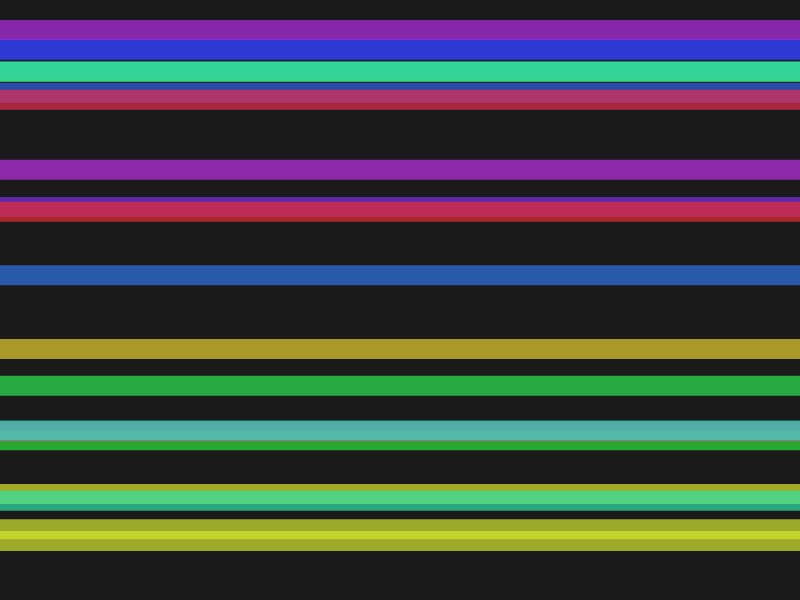
Frame 1 (no input)
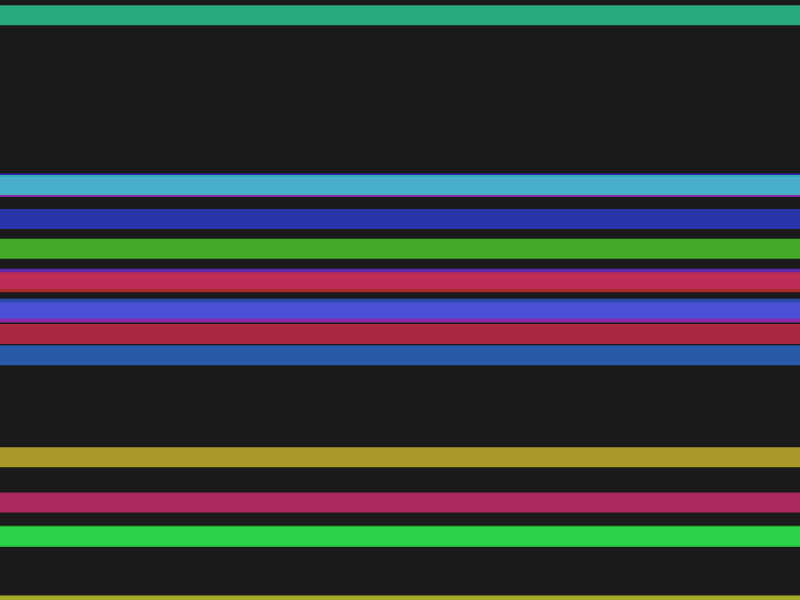
Frame 60 (no input)
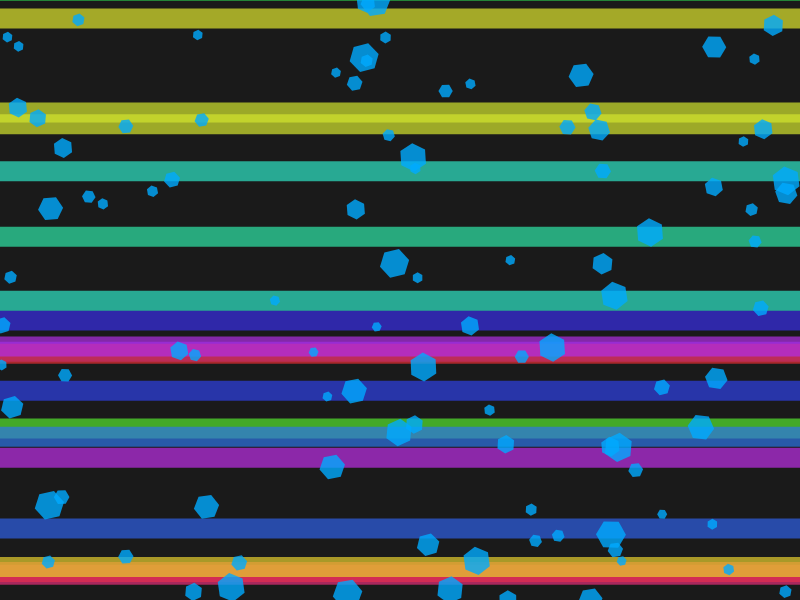
Frame 120 (the mouse pressed at the canvas centre since frame 60)

The p5.js sketch that drew these frames (run headless with seeded random() and noise() and a simulated clock; from frame 60 on, the mouse is pressed at the canvas centre):

// p5.js sketch
// ── sketch.js
let stripes = [];
let crystalPattern = [];
let time = 0;
let pause = false;

function setup() {
  createCanvas(800, 600);
  colorMode(HSB, 360, 100, 100, 1);
  
  // Initialize stripes
  for (let i = 0; i < 20; i++) {
    stripes.push({
      y: random(height),
      speed: random(1, 4),
      width: random(50, 200),
      hue: random(360)
    });
  }

  // Initialize crystal pattern
  for (let i = 0; i < 100; i++) {
    crystalPattern.push({
      x: random(width),
      y: random(height),
      size: random(5, 20),
      angle: random(TWO_PI),
      speed: random(0.01, 0.03)
    });
  }
}

function draw() {
  background(0, 0, 10);
  
  time += 0.02;
  
  // Draw moving stripes
  for (let stripe of stripes) {
    stripe.y += stripe.speed;
    if (stripe.y > height + 50) stripe.y = -50;
    
    fill(stripe.hue, 80, 90, 0.7);
    noStroke();
    rect(0, stripe.y, width, 20);
  }
  
  // Occasionally pause
  if (frameCount % 120 === 0) {
    pause = true;
  } else if (pause && frameCount % 30 === 0) {
    pause = false;
  }

  // Draw crystalline patterns when paused
  if (pause) {
    for (let crystal of crystalPattern) {
      crystal.angle += crystal.speed;
      crystal.size = 10 + sin(time * 2 + crystal.angle) * 5;
      
      push();
      translate(crystal.x, crystal.y);
      rotate(crystal.angle);
      
      fill(200, 100, 100, 0.8);
      noStroke();
      
      // Draw a glowing hexagon
      beginShape();
      for (let i = 0; i < 6; i++) {
        let angle = TWO_PI / 6 * i;
        let x = crystal.size * cos(angle);
        let y = crystal.size * sin(angle);
        vertex(x, y);
      }
      endShape(CLOSE);
      
      pop();
    }
  }
}
